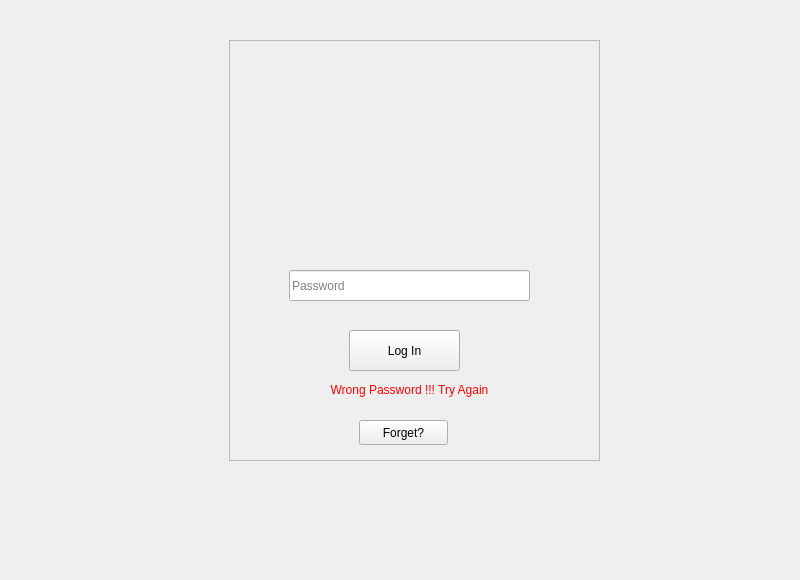
<?xml version="1.0" encoding="UTF-8"?>
<ui version="4.0">
 <class>Lock</class>
 <widget class="QMainWindow" name="Lock">
  <property name="geometry">
   <rect>
    <x>0</x>
    <y>0</y>
    <width>800</width>
    <height>580</height>
   </rect>
  </property>
  <property name="minimumSize">
   <size>
    <width>800</width>
    <height>580</height>
   </size>
  </property>
  <property name="maximumSize">
   <size>
    <width>800</width>
    <height>580</height>
   </size>
  </property>
  <property name="windowTitle">
   <string>MainWindow</string>
  </property>
  <property name="styleSheet">
   <string notr="true"/>
  </property>
  <widget class="QWidget" name="centralWidget">
   <property name="styleSheet">
    <string notr="true"/>
   </property>
   <widget class="QFrame" name="frame">
    <property name="geometry">
     <rect>
      <x>229</x>
      <y>40</y>
      <width>371</width>
      <height>421</height>
     </rect>
    </property>
    <property name="minimumSize">
     <size>
      <width>371</width>
      <height>421</height>
     </size>
    </property>
    <property name="frameShape">
     <enum>QFrame::StyledPanel</enum>
    </property>
    <property name="frameShadow">
     <enum>QFrame::Raised</enum>
    </property>
    <widget class="QLabel" name="label_Lock">
     <property name="geometry">
      <rect>
       <x>80</x>
       <y>20</y>
       <width>200</width>
       <height>200</height>
      </rect>
     </property>
     <property name="minimumSize">
      <size>
       <width>200</width>
       <height>200</height>
      </size>
     </property>
     <property name="maximumSize">
      <size>
       <width>200</width>
       <height>200</height>
      </size>
     </property>
     <property name="styleSheet">
      <string notr="true"/>
     </property>
     <property name="text">
      <string/>
     </property>
    </widget>
    <widget class="QLineEdit" name="lineEdit_pass">
     <property name="geometry">
      <rect>
       <x>60</x>
       <y>230</y>
       <width>241</width>
       <height>31</height>
      </rect>
     </property>
     <property name="minimumSize">
      <size>
       <width>241</width>
       <height>31</height>
      </size>
     </property>
     <property name="maximumSize">
      <size>
       <width>241</width>
       <height>31</height>
      </size>
     </property>
     <property name="echoMode">
      <enum>QLineEdit::Password</enum>
     </property>
     <property name="placeholderText">
      <string>Password</string>
     </property>
    </widget>
    <widget class="QPushButton" name="pushButton_login">
     <property name="geometry">
      <rect>
       <x>120</x>
       <y>290</y>
       <width>111</width>
       <height>41</height>
      </rect>
     </property>
     <property name="minimumSize">
      <size>
       <width>111</width>
       <height>41</height>
      </size>
     </property>
     <property name="maximumSize">
      <size>
       <width>111</width>
       <height>41</height>
      </size>
     </property>
     <property name="styleSheet">
      <string notr="true"/>
     </property>
     <property name="text">
      <string>Log In</string>
     </property>
    </widget>
    <widget class="QPushButton" name="pushButton_forget">
     <property name="geometry">
      <rect>
       <x>130</x>
       <y>380</y>
       <width>89</width>
       <height>25</height>
      </rect>
     </property>
     <property name="styleSheet">
      <string notr="true"/>
     </property>
     <property name="text">
      <string>Forget?</string>
     </property>
    </widget>
    <widget class="QLabel" name="label_lock_wrongpassword">
     <property name="geometry">
      <rect>
       <x>50</x>
       <y>340</y>
       <width>261</width>
       <height>21</height>
      </rect>
     </property>
     <property name="text">
      <string>&lt;html&gt;&lt;head/&gt;&lt;body&gt;&lt;p&gt;&lt;span style=&quot; color:#ff0000;&quot;&gt;Wrong Password !!! Try Again&lt;/span&gt;&lt;/p&gt;&lt;/body&gt;&lt;/html&gt;</string>
     </property>
     <property name="alignment">
      <set>Qt::AlignCenter</set>
     </property>
    </widget>
   </widget>
  </widget>
  <widget class="QMenuBar" name="menubar">
   <property name="geometry">
    <rect>
     <x>0</x>
     <y>0</y>
     <width>800</width>
     <height>21</height>
    </rect>
   </property>
  </widget>
 </widget>
 <resources/>
 <connections/>
</ui>
